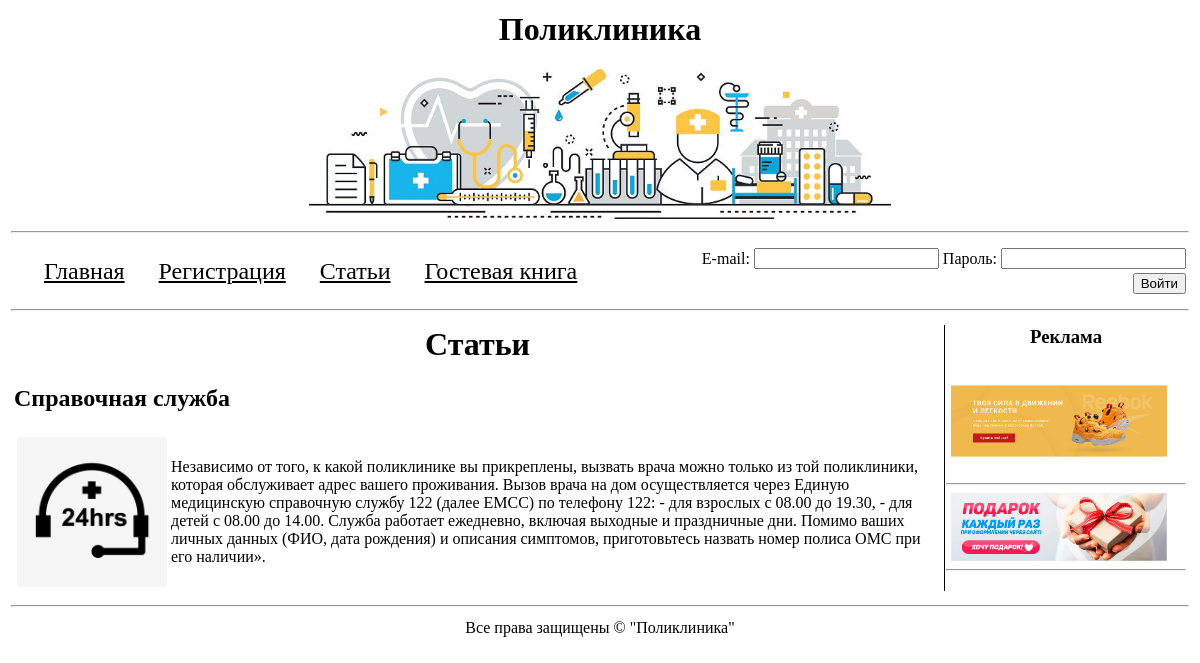
Page /articles.php?id=3 on the committed database.
### tables this page shows
CREATE TABLE IF NOT EXISTS `articles` (
  `id` int(11) unsigned NOT NULL AUTO_INCREMENT,
  `title` varchar(255) NOT NULL,
  `intro_text` text NOT NULL,
  `full_text` text NOT NULL,
  PRIMARY KEY (`id`)
);

CREATE TABLE IF NOT EXISTS `banners` (
  `id` int(11) unsigned NOT NULL AUTO_INCREMENT,
  `code` text NOT NULL,
  PRIMARY KEY (`id`)
);

### lib/functions.php (called while the page is built, shortened)
<?php
 $mysqli=false;
 function resultSetToArray($result_set){
  $array = array();
  while(($row = $result_set -> fetch_assoc()) != false)
   $array[] = $row;
  return $array;
 }
 function getArticle($id){
  global $mysqli;
  $result_set = $mysqli -> query("SELECT * FROM `articles` WHERE `id`='$id'");
  return $result_set -> fetch_assoc();
 }
 function getAllBanners(){
  global $mysqli;
  $result_set = $mysqli -> query("SELECT * FROM `banners`");
  return resultSetToArray($result_set);
 }
?>

### blocks/full_article.php (the view, shortened to what this page needs)
<div class="article">
 <table>
  <tr></td><h2><?php echo $title; ?><h2></td></tr>
  <tr>
   <td><p class="articles_img">
    <img src="images/article_<?php echo $id; ?>.jpg" alt="<?php echo $title; ?>">
   </p></td>
   <td><?php echo $full_text; ?></td></tr>
 </table>

### blocks/banners.php
<h3 align="center">Реклама</h3>
<?php
 $banners = getAllBanners();
 for($i=0; $i<count($banners); $i++){
  $code = $banners[$i]["code"];
  include "banner.php";
 }
?>

### blocks/banner.php
<div class="banner"><?php echo $code; ?></div>
<hr>

### styles/main.css (style rules this page uses)
.banner img { padding-left: 5px; width: 90% }
.articles_img img { height: 150px; }

### rows in the picture
articles: title "Справочная служба", full_text "Независимо от того, к какой поликлинике вы прикреплены, вызвать врача можно только из той поликлиники, которая обслуживает адрес вашего проживания. Вызов врача на дом осуществляется через Единую медицинскую справочную службу 122 (далее ЕМСС) по телефону 122: - для взрослых с 08.00 до 19.30, - для детей с 08.00 до 14.00. Служба работает ежедневно, включая выходные и праздничные дни. Помимо ваших личных данных (ФИО, дата рождения) и описания симптомов, приготовьтесь назвать номер полиса ОМС при его наличии»."
banners: code (picture)
banners: code (picture)
